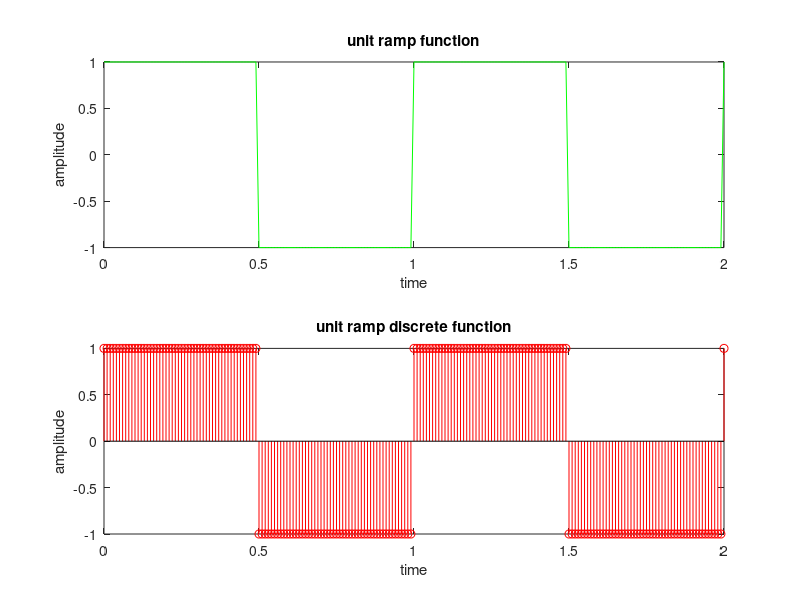

MATLAB code to generate this figure:
clc
clear all;
close all;
t=0:0.01:2;
x=square(2*pi*t);
subplot(2,1,1);
plot(t,x,'g');
xlabel('time');
ylabel('amplitude');
title('unit ramp function');
subplot(2,1,2);
stem(t,x,'r');
xlabel('time');
ylabel('amplitude');
title('unit ramp discrete function');
